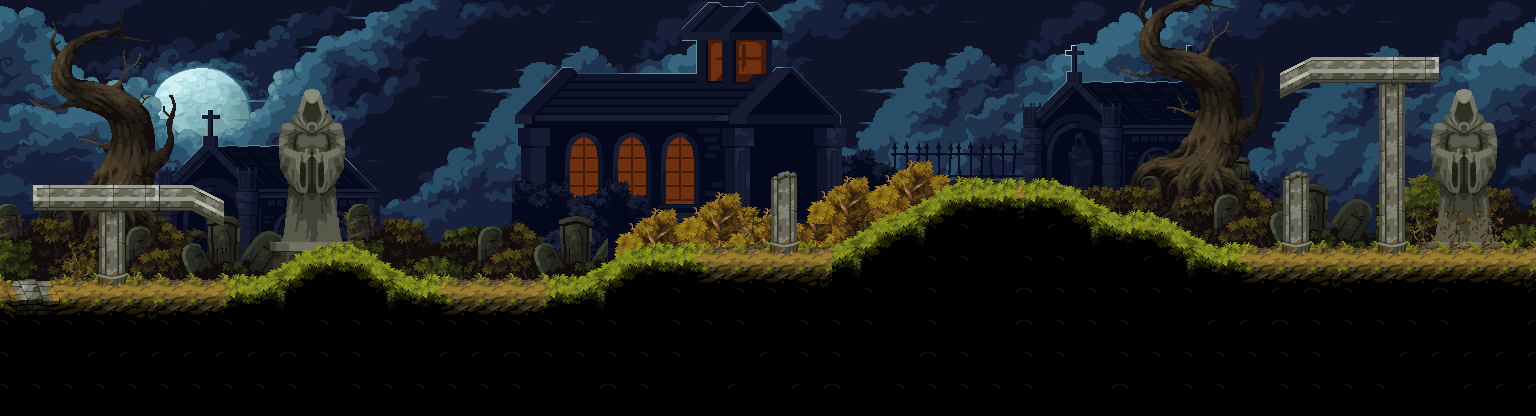

Below is a game level as drawn by its tile map, then a one-line description and the .tmx that defines it (tile-layer data replaced by summaries):
An orthogonal 48x13 tile map with 32x32 px tiles, 5 tile layers (Tile Layer 2, Tile Layer 3, Tile Layer 4, BackgroundDeko, ...), 2 hidden layers not drawn, 7 tilesets.

<map version="1.10" tiledversion="1.10.0" orientation="orthogonal" renderorder="right-down" width="48" height="13" tilewidth="32" tileheight="32" infinite="0" nextlayerid="9" nextobjectid="1">
 <tileset firstgid="1" source="grave.tsx" />
 <tileset firstgid="133" source="Salt.tsx" />
 <tileset firstgid="154" source="Background_0.tsx" />
 <tileset firstgid="466" source="Background_1.tsx" />
 <tileset firstgid="778" source="Grass_background_2.tsx" />
 <tileset firstgid="921" source="brush.tsx" />
 <tileset firstgid="963" source="Grass_background_1.tsx" />
 <layer id="5" name="Tile Layer 2" width="48" height="13">
  <data>[624 cells, 624 non-empty, 312 distinct tile ids]</data>
 </layer>
 <layer id="6" name="Tile Layer 3" width="48" height="13">
  <data>[624 cells, 407 non-empty, 286 distinct tile ids]</data>
 </layer>
 <imagelayer id="2" name="Background1" visible="0" repeatx="1">
  <image source="Grass_background_1.png" width="352" height="416" />
 </imagelayer>
 <layer id="7" name="Tile Layer 4" width="48" height="13">
  <data>[624 cells, 367 non-empty, 212 distinct tile ids]</data>
 </layer>
 <layer id="1" name="BackgroundDeko" width="48" height="13">
  <data>[624 cells, 61 non-empty, 40 distinct tile ids]</data>
 </layer>
 <imagelayer id="3" name="Background2" visible="0">
  <image source="Grass_background_2.png" width="352" height="416" />
 </imagelayer>
 <layer id="8" name="Tile Layer 5" width="48" height="13">
  <data>[624 cells, 335 non-empty, 52 distinct tile ids]</data>
 </layer>
</map>
